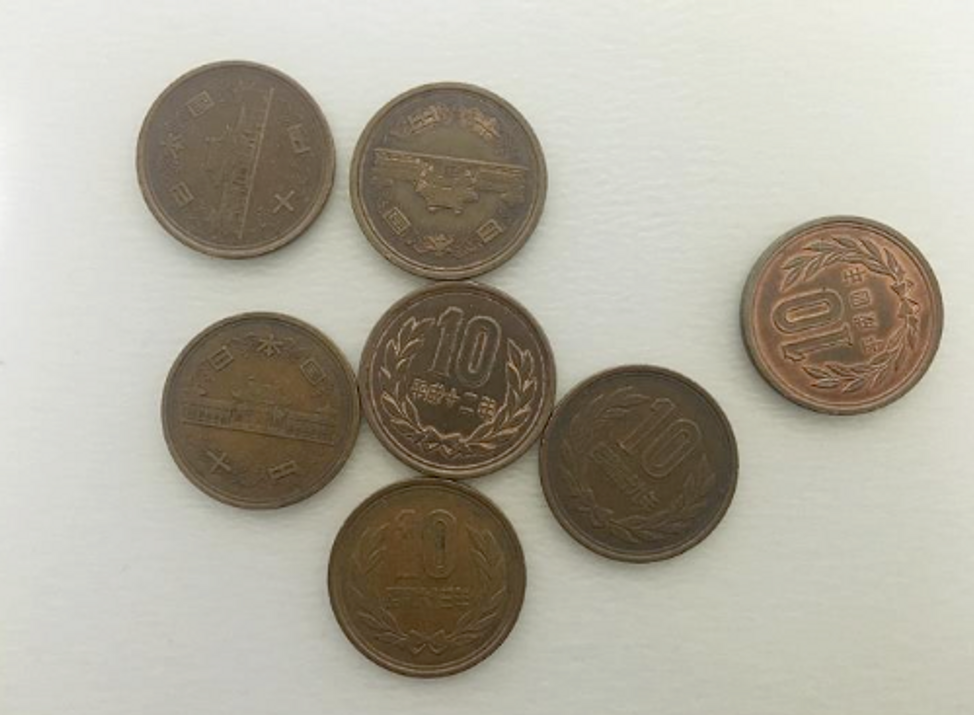
#> input picture Week_6/coin.png, 974 x 715 px, found by its file name
$ python Ex_1.py
#> lines starting #> are read from the running program, lines starting #| are printed output that depends on the picture; after the words box and inside, x2 and y2 are one past the last pixel; in counts of white or black regions, pixels touching at a corner belong together
import numpy as np
import cv2

img = cv2.imread("Week_6\\coin.png", cv2.IMREAD_GRAYSCALE)
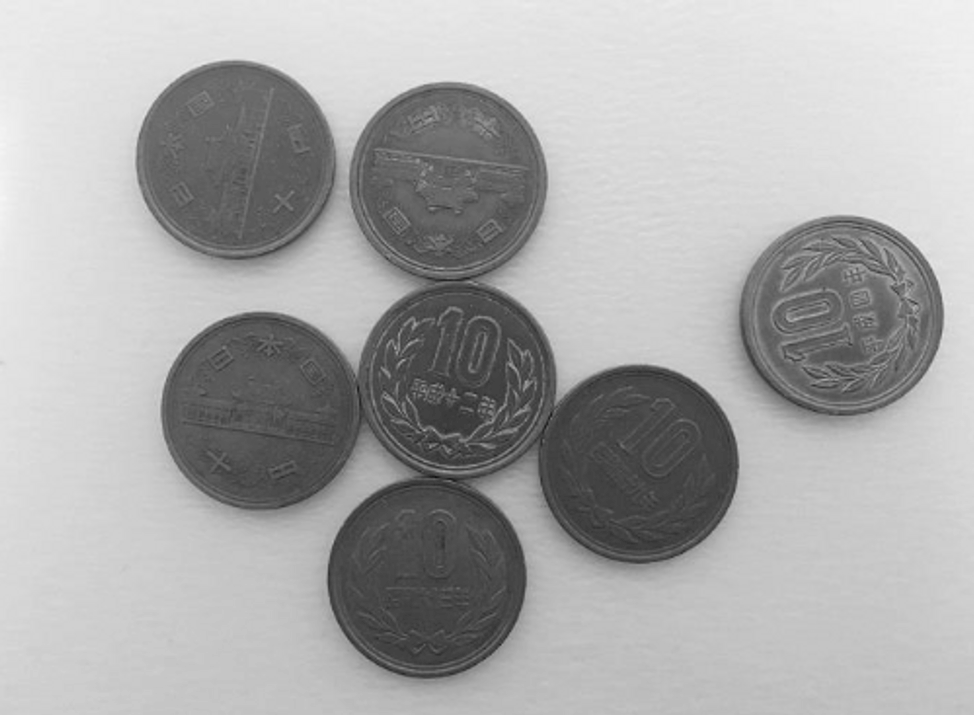
#> img: shape (715, 974); min 21, max 245, mean 169.6

width = img.shape[1]
#> width = 974
height = img.shape[0]
#> height = 715

def thresholding(max):
#> called with max = 127
    for item in range(height):
        for item2 in range(width):
            if img[item][item2] > max:
                img[item][item2] = 255

            else:
                img[item][item2] = 0
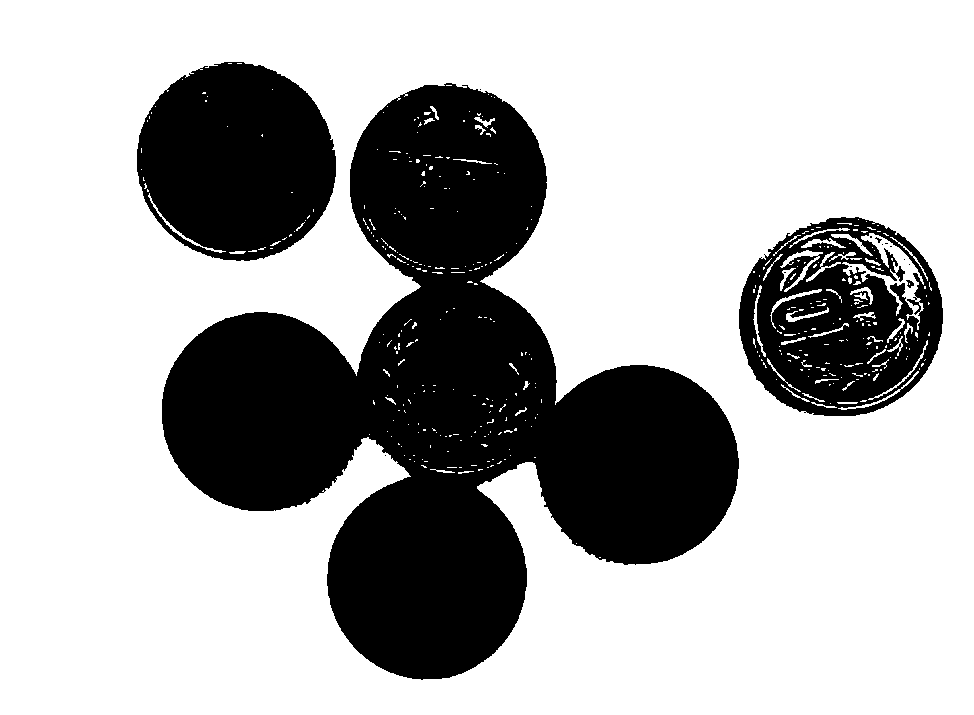
#> img: shape (715, 974); 69.5% white; 15 black regions (11 under 20 px), largest, box (x1, y1, x2, y2) and area: (162, 83, 739, 680) 156316, (137, 62, 336, 261) 30537, (739, 217, 943, 416) 25778, (906, 280, 914, 288) 36

thresholding(127)
cv2.imshow("Image", img)
cv2.waitKey(0)

"""
Explanation for the picture 1 and 2. The left picture is THRESH_TOZERO because the brightest part is still bright and the darkest part
is dark. Unlike the right picture.
"""
